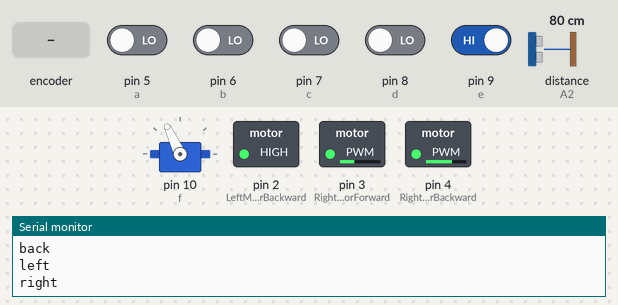
The sketch below on a simulated Arduino Uno, built with avr-gcc and run on an emulated ATmega328P. On the bench: servo, switched loads named in the sketch (green lamp = pin HIGH), the last lines printed to the serial monitor. Dashed ring = blinking. The test bench sets the inputs (shaded band); at power-on: pin 9 (e) HIGH, pin 5 (a), pin 6 (b), pin 7 (c), pin 8 (d) LOW, distance to the obstacle (sensor on A2) 80 cm. The echo pulse lasts 58.3 µs per cm; pins used as bus, display or sensor lines are not drawn.

Above: at 3.9 s.
4.0 s: rotary encoder on pin 5 (a) / pin 6 (b) turned 1 step (first pin leading)
At 4.5 s:
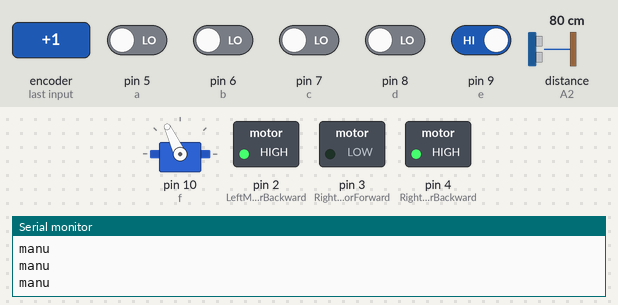
5.7 s: pin 9 (e) driven LOW
At 6.7 s:
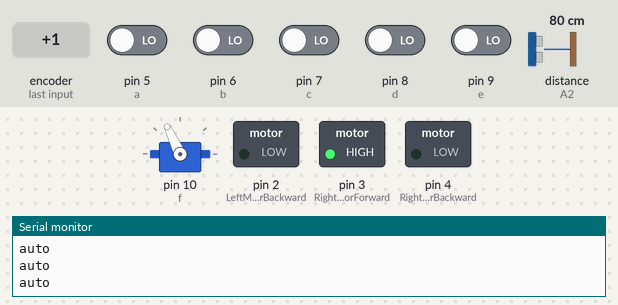
Timing chart, 0 to 8.7 s (numbered marks = the images above; inputs shaded):
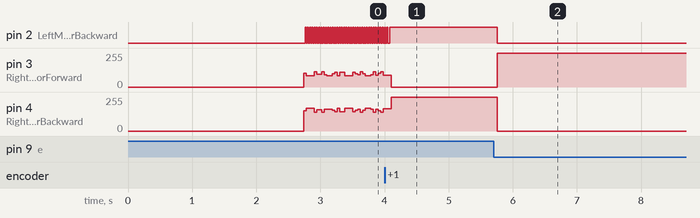

The sketch:

try.ino
```cpp
#include <Servo.h>          //Servo motor library. This is standard library
#include <NewPing.h>        //Ultrasonic sensor function library. You must install this library

#define a 5
#define b 6
#define c 7
#define d 8
#define e 9
#define f 10

const int LeftMotorForward = 1;
const int LeftMotorBackward = 2;
const int RightMotorForward = 3;
const int RightMotorBackward = 4;

#define trig_pin A1 //analog input 1
#define echo_pin A2 //analog input 2

#define maximum_distance 200
boolean goesForward = false;
int distance = 100;

NewPing sonar(trig_pin, echo_pin, maximum_distance); //sensor function
Servo servo_motor; //our servo name

void setup() {
  pinMode(RightMotorForward, OUTPUT);
  pinMode(LeftMotorForward, OUTPUT);
  pinMode(LeftMotorBackward, OUTPUT);
  pinMode(RightMotorBackward, OUTPUT);
  pinMode(a,INPUT);
  pinMode(b,INPUT);
  pinMode(c,INPUT);
  pinMode(d,INPUT);
  pinMode(e,INPUT);
  pinMode(f,INPUT);
  Serial.begin(9600);

  servo_motor.attach(10); //our servo pin

  servo_motor.write(115);
  delay(2000);
  distance = readPing();
  delay(100);
  distance = readPing();
  delay(100);
  distance = readPing();
  delay(100);
  distance = readPing();
  delay(100);
}

int lookRight(){
  servo_motor.write(50);
  delay(500);
  int distance = readPing();
  delay(100);
  servo_motor.write(115);
  return distance;
}

int lookLeft(){
  servo_motor.write(170);
  delay(500);
  int distance = readPing();
  delay(100);
  servo_motor.write(115);
  return distance;
  delay(100);
}

int readPing(){
  delay(70);
  int cm = sonar.ping_cm();
  if (cm==0){
    cm=250;
  }
  return cm;
}

void moveStop(){

  digitalWrite(RightMotorForward, LOW);
  digitalWrite(LeftMotorForward, LOW);
  digitalWrite(RightMotorBackward, LOW);
  digitalWrite(LeftMotorBackward, LOW);
}

void moveForward(){

    digitalWrite(LeftMotorForward, HIGH);
    digitalWrite(RightMotorForward, HIGH);

    digitalWrite(LeftMotorBackward, LOW);
    digitalWrite(RightMotorBackward, LOW);

}

void moveBackward(){

  digitalWrite(LeftMotorBackward, HIGH);
  digitalWrite(RightMotorBackward, HIGH);

  digitalWrite(LeftMotorForward, LOW);
  digitalWrite(RightMotorForward, LOW);

}

void turnRight(){

  digitalWrite(LeftMotorForward, HIGH);
  digitalWrite(RightMotorBackward, HIGH);

  digitalWrite(LeftMotorBackward, LOW);
  digitalWrite(RightMotorForward, LOW);


}

void turnLeft(){

  digitalWrite(LeftMotorBackward, HIGH);
  digitalWrite(RightMotorForward, HIGH);

  digitalWrite(LeftMotorForward, LOW);
  digitalWrite(RightMotorBackward, LOW);

}
void loop() {
  if(digitalRead(e)==0)
  {
    Serial.println("auto");
    int distanceRight = 0;
  int distanceLeft = 0;
  delay(50);

  if (distance <= 35){
    Serial.println(distance);
    moveStop();
    delay(300);
    moveBackward();
    delay(400);
    moveStop();
    delay(300);
    distanceRight = lookRight();
    delay(300);
    distanceLeft = lookLeft();
    delay(300);

    if (distance >= distanceLeft){
      turnRight();
      delay(500);
      moveForward();
    }
    else{
      turnLeft();
      delay(500);
      moveForward();
    }
  }
  else{
    moveForward();
  }
    distance = readPing();

  }
  else if (digitalRead(f)==0)
  {
    Serial.println("manu");
    if((digitalRead(a)==0)&&(digitalRead(c)==0))
    {
     Serial.println("forward");
      moveForward();
    }
    if((digitalRead(b)==0)&&(digitalRead(d)==0))
    {
      Serial.println("back");
      moveBackward();
    }
    if((digitalRead(a)==0)&&(digitalRead(d)==0))
    {
      Serial.println("left");
      turnLeft();
    }
    if((digitalRead(b)==0)&&(digitalRead(c)==0))
    {
      Serial.println("right");
      turnRight();
    }
  }
  else
  {
    Serial.println("stop");
  moveStop();
  }

}
```

Measured:
- after the input at 4.0 s, pin 2 (LeftMotorBackward): goes on until 4.1 s, then stays HIGH
- after the input at 5.7 s, pin 2 (LeftMotorBackward): HIGH → LOW after 0.06 s; pin 3 (RightMotorForward): 0/255 → 255/255 after 0.06 s; pin 4 (RightMotorBackward): 255/255 → 0/255 after 0.06 s
- by itself, pin 2 (LeftMotorBackward): alternates HIGH for 0.01 s and LOW for 0.02 s
